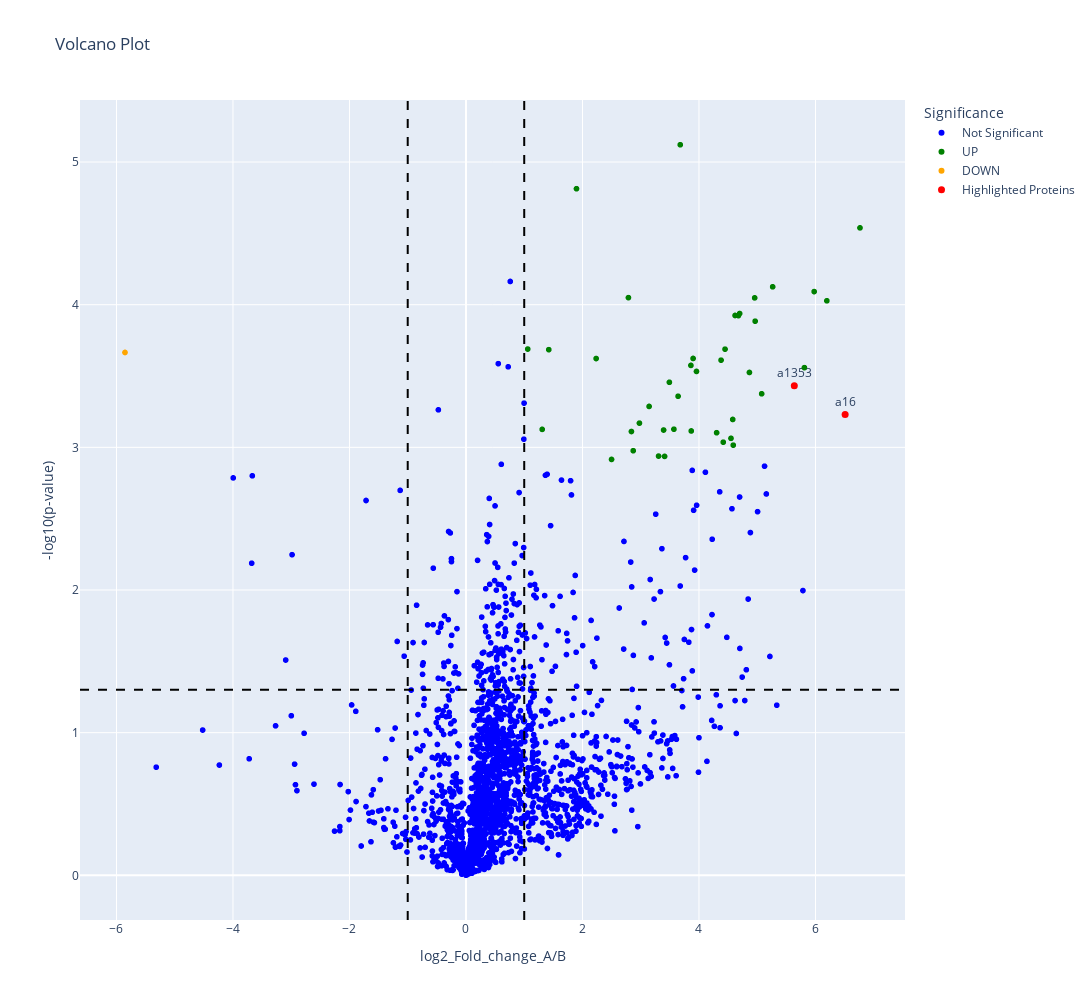

Here is the notebook cell this chart was saved with:
### Code cell
# Plot the rest of the data with default colors
fig = px.scatter(
    df_rest,
    x='log2_Fold_change_A/B',
    y='-log10(p-value)',
    color='Significance',
    color_discrete_map={
        "UP": "green",
        "DOWN": "orange",
        "Not Significant": "blue"
    },
    hover_data=['Protein', 'Protein.Names', 'Protein.Description'],
    title='Volcano Plot',
    width=1200,
    height=1000
)

# Add highlighted proteins in red with labels
fig.add_scatter(
    x=df_highlight['log2_Fold_change_A/B'],
    y=df_highlight['-log10(p-value)'],
    mode='markers+text',
    marker=dict(color='red', size=7, symbol='circle'),
    text=df_highlight['Protein'],
    textposition='top center',
    name='Highlighted Proteins'
)

# Add cutoff lines
fig.add_vline(x=-1, line_dash="dash", line_color="black")
fig.add_vline(x=1, line_dash="dash", line_color="black")
fig.add_hline(y=1.3, line_dash="dash", line_color="black")

fig.show()

### Figure 1 — Plotly figure (JSON) as saved in the notebook; plotly's stock layout.template omitted (floating-point values rounded to 4 significant figures; data arrays with more than 128 entries replaced by an {"elided": "..."} marker saying what was removed)
{"data": [{"customdata": {"elided": "1966x3 str values"}, "hovertemplate": "Significance=Not Significant<br>log2_Fold_change_A/B=%{x}<br>-log10(p-value)=%{y}<br>Protein=%{customdata[0]}<br>Protein.Names=%{customdata[1]}<br>Protein.Description=%{customdata[2]}<extra></extra>", "legendgroup": "Not Significant", "marker": {"color": "blue", "symbol": "circle"}, "mode": "markers", "name": "Not Significant", "showlegend": true, "type": "scattergl", "x": {"elided": "1966 float values"}, "xaxis": "x", "y": {"elided": "1966 float values"}, "yaxis": "y"}, {"customdata": [["a38", "a38", "a38"], ["a153", "a153", "a153"], ["a166", "a166", "a166"], ["a362", "a362", "a362"], ["a469", "a469", "a469"], ["a472", "a472", "a472"], ["a487", "a487", "a487"], ["a506", "a506", "a506"], ["a680", "a680", "a680"], ["a866", "a866", "a866"], ["a881", "a881", "a881"], ["a935", "a935", "a935"], ["a965", "a965", "a965"], ["a994", "a994", "a994"], ["a1030", "a1030", "a1030"], ["a1145", "a1145", "a1145"], ["a1149", "a1149", "a1149"], ["a1151", "a1151", "a1151"], ["a1156", "a1156", "a1156"], ["a1282", "a1282", "a1282"], ["a1283", "a1283", "a1283"], ["a1300", "a1300", "a1300"], ["a1312", "a1312", "a1312"], ["a1332", "a1332", "a1332"], ["a1336", "a1336", "a1336"], ["a1385", "a1385", "a1385"], ["a1393", "a1393", "a1393"], ["a1396", "a1396", "a1396"], ["a1401", "a1401", "a1401"], ["a1411", "a1411", "a1411"], ["a1434", "a1434", "a1434"], ["a1470", "a1470", "a1470"], ["a1511", "a1511", "a1511"], ["a1659", "a1659", "a1659"], ["a1698", "a1698", "a1698"], ["a1700", "a1700", "a1700"], ["a1780", "a1780", "a1780"], ["a1837", "a1837", "a1837"], ["a1939", "a1939", "a1939"], ["a1943", "a1943", "a1943"], ["a2002", "a2002", "a2002"]], "hovertemplate": "Significance=UP<br>log2_Fold_change_A/B=%{x}<br>-log10(p-value)=%{y}<br>Protein=%{customdata[0]}<br>Protein.Names=%{customdata[1]}<br>Protein.Description=%{customdata[2]}<extra></extra>", "legendgroup": "UP", "marker": {"color": "green", "symbol": "circle"}, "mode": "markers", "name": "UP", "showlegend": true, "type": "scattergl", "x": [1.309, 1.421, 3.57, 3.492, 1.06, 5.076, 3.642, 3.678, 4.303, 4.677, 4.964, 3.862, 2.234, 4.589, 3.867, 2.789, 4.956, 1.897, 2.499, 3.958, 4.866, 4.698, 3.41, 4.448, 2.841, 6.765, 5.978, 2.871, 5.81, 6.195, 3.306, 3.899, 4.379, 5.265, 3.393, 4.55, 2.978, 4.62, 4.417, 3.144, 4.579], "xaxis": "x", "y": [3.126, 3.685, 3.127, 3.456, 3.689, 3.376, 3.358, 5.121, 3.103, 3.923, 3.884, 3.574, 3.623, 3.015, 3.115, 4.05, 4.048, 4.813, 2.915, 3.532, 3.525, 3.938, 2.937, 3.688, 3.111, 4.539, 4.092, 2.976, 3.559, 4.027, 2.939, 3.623, 3.611, 4.125, 3.121, 3.063, 3.17, 3.924, 3.036, 3.287, 3.195], "yaxis": "y"}, {"customdata": [["a681", "a681", "a681"]], "hovertemplate": "Significance=DOWN<br>log2_Fold_change_A/B=%{x}<br>-log10(p-value)=%{y}<br>Protein=%{customdata[0]}<br>Protein.Names=%{customdata[1]}<br>Protein.Description=%{customdata[2]}<extra></extra>", "legendgroup": "DOWN", "marker": {"color": "orange", "symbol": "circle"}, "mode": "markers", "name": "DOWN", "showlegend": true, "type": "scattergl", "x": [-5.854], "xaxis": "x", "y": [3.665], "yaxis": "y"}, {"marker": {"color": "red", "size": 7, "symbol": "circle"}, "mode": "markers+text", "name": "Highlighted Proteins", "text": ["a16", "a1353"], "textposition": "top center", "type": "scatter", "x": [6.509, 5.637], "y": [3.231, 3.432]}], "layout": {"height": 1000, "legend": {"title": {"text": "Significance"}, "tracegroupgap": 0}, "shapes": [{"line": {"color": "black", "dash": "dash"}, "type": "line", "x0": -1, "x1": -1, "xref": "x", "y0": 0, "y1": 1, "yref": "y domain"}, {"line": {"color": "black", "dash": "dash"}, "type": "line", "x0": 1, "x1": 1, "xref": "x", "y0": 0, "y1": 1, "yref": "y domain"}, {"line": {"color": "black", "dash": "dash"}, "type": "line", "x0": 0, "x1": 1, "xref": "x domain", "y0": 1.3, "y1": 1.3, "yref": "y"}], "title": {"text": "Volcano Plot"}, "width": 1200, "xaxis": {"anchor": "y", "autorange": true, "domain": [0, 1], "range": [-6.618, 7.529], "title": {"text": "log2_Fold_change_A/B"}, "type": "linear"}, "yaxis": {"anchor": "x", "autorange": true, "domain": [0, 1], "range": [-0.3132, 5.435], "title": {"text": "-log10(p-value)"}, "type": "linear"}}}
